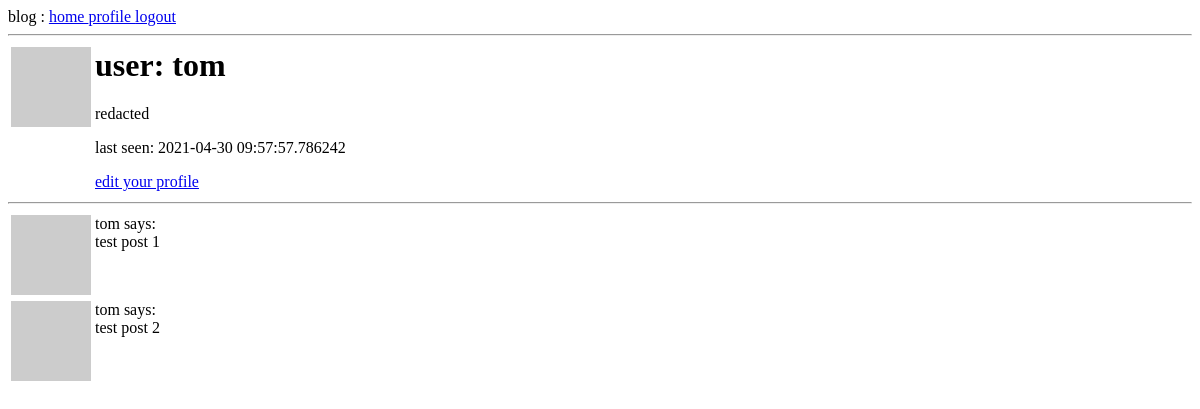
Page /user/tom (signed in) on the earlier database version.
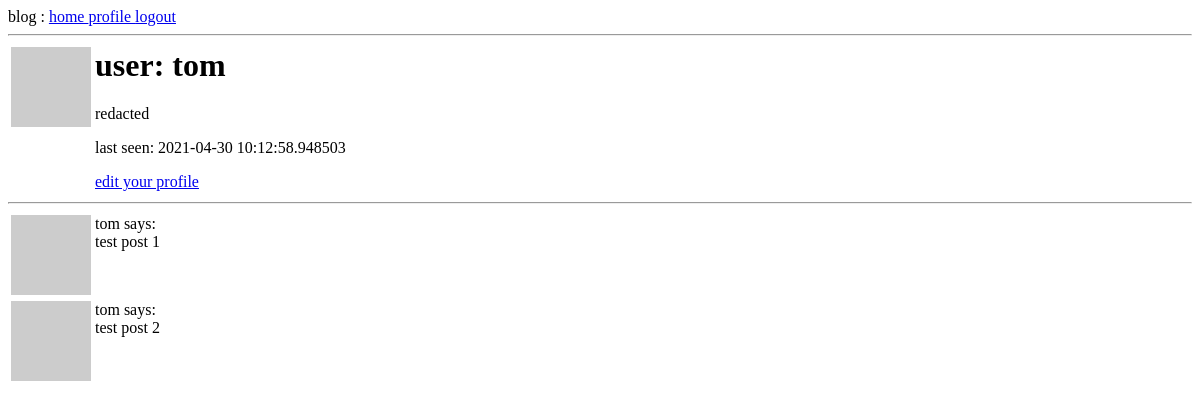
Same page on the later database version.
### app/models.py (models this page shows, shortened)
class User(UserMixin, db.Model):
    id       = db.Column(db.Integer, primary_key = True)
    username = db.Column(db.String(64),  index = True, unique = True)
    email    = db.Column(db.String(128), index = True, unique = True)
    about_me = db.Column(db.String(128))
    last_seen = db.Column(db.DateTime, default = datetime.utcnow)
    password_hash = db.Column(db.String(128))
    posts = db.relationship('Post', backref = 'author', lazy = 'dynamic')
    def avatar(self, size):
        digest = md5(self.email.lower().encode('utf-8')).hexdigest()
        return 'https://www.gravatar.com/avatar/{}?d=identicon&s={}'.format(digest, size)

### app/routes.py (the view)
@app.route('/user/<username>')
@login_required
def user(username):
    user = User.query.filter_by(username = username).first_or_404()
    posts = [
        {'author': user, 'body': 'test post 1'},
        {'author': user, 'body': 'test post 2'}
    ]
    return render_template('user.html', user = user, posts = posts)

### app/models.py (called while the page is built)
@login.user_loader
def load_user(id):
    return User.query.get(int(id))

### app/routes.py (called while the page is built)
@app.before_request
def before_request():
    if current_user.is_authenticated:
        current_user.last_seen = datetime.utcnow()
        db.session.commit()

### app/templates/user.html
{% extends 'base.html' %}
{% block content %}
    <table>
        <tr valign = 'top'>
            <td><img src = "{{ user.avatar(128) }}"></td>
            <td>
                <h1> user: {{ user.username }} </h1>
                {% if user.about_me %}
                <p> {{ user.about_me }} </p>
                {% endif %}
                {% if user.last_seen %}
                <p> last seen: {{ user.last_seen }} </p>
                {% endif %}
                {% if user == current_user %}
                <p><a href = "{{ url_for('edit_profile') }}"> edit your profile </a></p>
                {% endif %}
            </td>
        </tr>
    </table>
    <hr>
    {% for post in posts %}
        {% include '_post.html' %}
    {% endfor %}
{% endblock %}

### app/templates/base.html (shortened to what this page needs)
<html>
    <head>
    </head>
    <body>
        <div>
            blog :
            <a href = "{{ url_for('index') }}">  home   </a>
            {% if current_user.is_anonymous %}
            <a href = "{{ url_for('login') }}">  login  </a>
            {% else %}
            <a href = "{{ url_for('user', username = current_user.username) }}"> profile </a>
            <a href = "{{ url_for('logout') }}"> logout </a>
            {% endif %}
        </div>
        <hr>
        {% block content %}{% endblock %}
    </body>
</html>

### app/templates/_post.html
<table>
    <tr valign = 'top'>
        <td><img src = "{{ user.avatar(36) }}"></td>
        <td>{{ post.author.username }} says: <br> {{ post.body }} </td>
    </tr>
</table>

Differences in the rows shown:
changed User "tom": last_seen "2021-04-30 09:57:57.786242" → "2021-04-30 10:12:58.948503"
